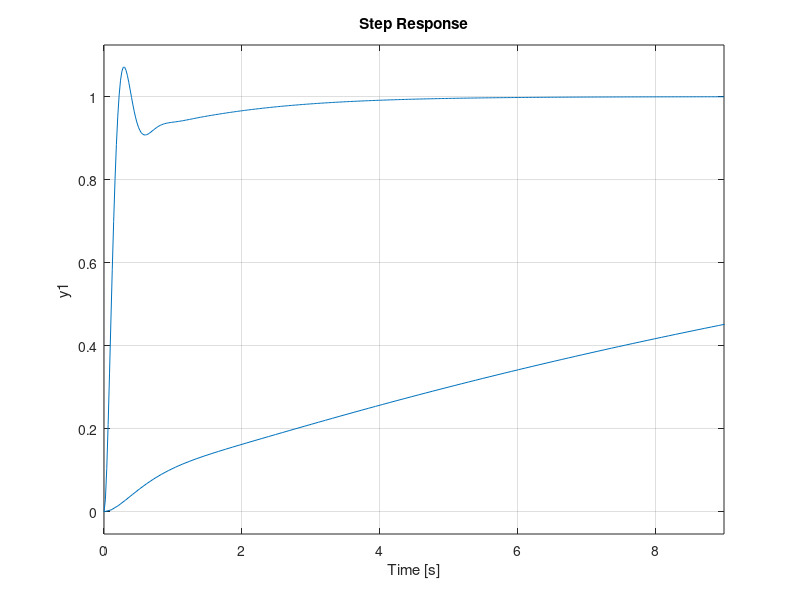

Write the MATLAB code that produced this figure.
clear all
s=tf('s');
y=tf((s+1)^2/(s*(s+2.5)^3));
C=65.23*((0.1570*s+1)/(0.0637*s+1)) ;
f=y*C;
margin(f);
step(y/(1+y));
hold on
step(f/(1+f));